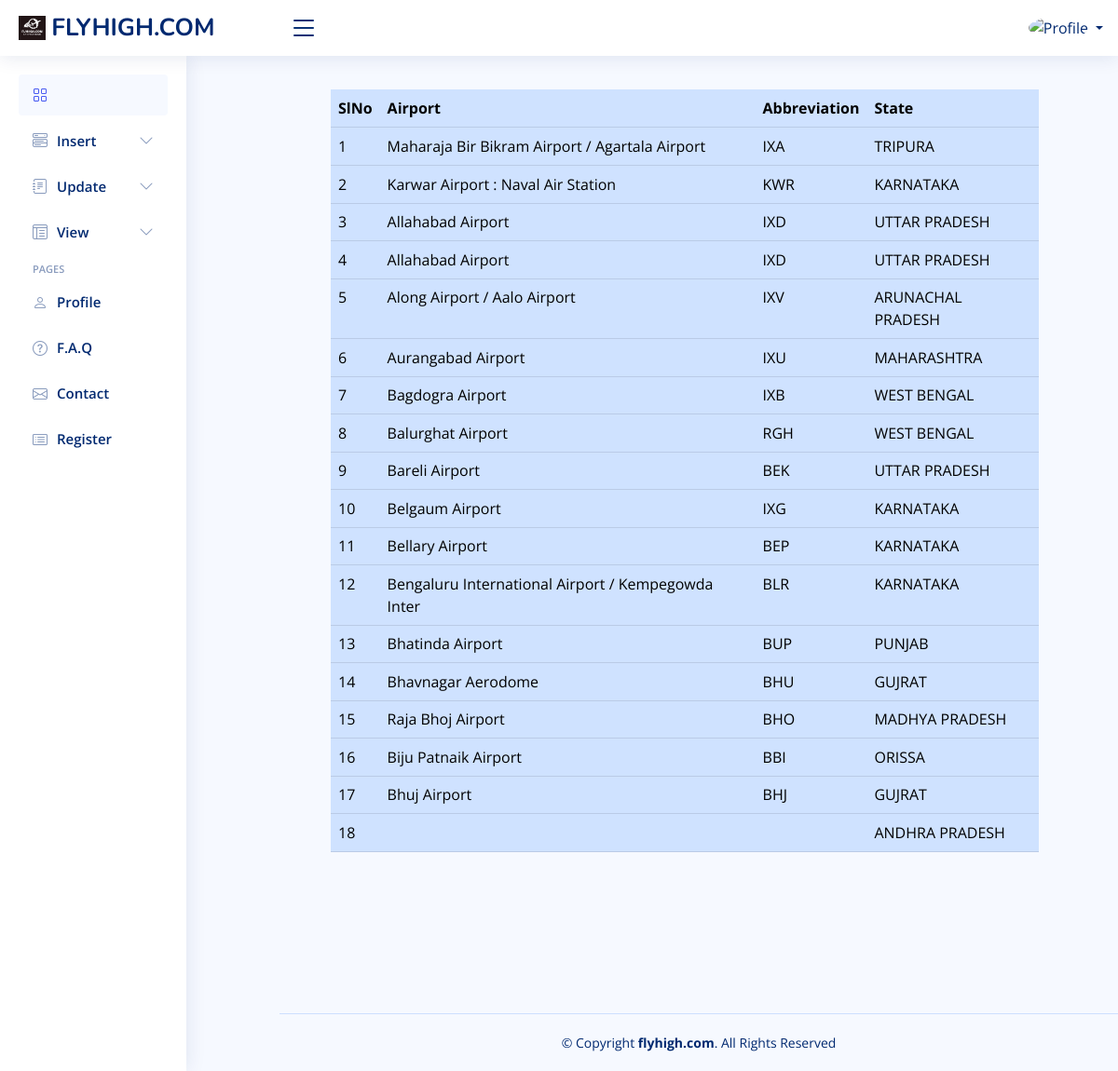
The page /admin/pages/airport/airports.php on the database its author committed.
### tables this page shows
CREATE TABLE `airport` (
  `id` int(11) NOT NULL,
  `name` varchar(50) NOT NULL,
  `abbr` varchar(30) NOT NULL,
  `state_id` int(11) NOT NULL,
  `created_at` timestamp NOT NULL DEFAULT CURRENT_TIMESTAMP ON UPDATE CURRENT_TIMESTAMP,
  `created_by` varchar(50) NOT NULL,
  `updated_at` timestamp NOT NULL DEFAULT CURRENT_TIMESTAMP,
  `updated_by` varchar(50) NOT NULL
);

CREATE TABLE `state_list` (
  `id` int(11) NOT NULL,
  `name` varchar(50) NOT NULL,
  `created_at` timestamp NOT NULL DEFAULT CURRENT_TIMESTAMP ON UPDATE CURRENT_TIMESTAMP,
  `created_by` varchar(50) NOT NULL,
  `updated_at` timestamp NOT NULL DEFAULT CURRENT_TIMESTAMP,
  `updated_by` varchar(50) NOT NULL
);

### admin/pages/airport/airports.php (the view, shortened to what this page needs)
<?php
    require '../../header.php';
    $sql='SELECT id,name,abbr,state_id FROM airport';
    $statement=$connection->prepare($sql);
    $statement->execute();
    $airports=$statement->fetchAll(PDO::FETCH_OBJ);
?>
<div class="container-fluid row justify-content-center mt-5">
<div class="col-md-3 mt-5"></div>
<div class=" col-md-8 table-responsive mt-5  min-vh-100" style="height:470px">
    <table class="table table-primary table-striped\">
        <thead>
            <tr>
                <th>
                    SlNo
                </th>
                <th>
                    Airport
                </th>
                <th>
                    Abbreviation
                </th>
                <th>
                    State
                </th>
            </tr>
        </thead>
        <tbody>
            <?php
            $i=1;
             foreach($airports as $airport): ?>
                <tr>
                    <td><?= $i ?></td>
                    <td><?= $airport->name ?></td>
                    <td><?= $airport->abbr ?></td>
                    <?php
                            $sid=$airport->state_id;
                            $sql='SELECT name FROM state_list WHERE id=:id';
                            $statement=$connection->prepare($sql);
                            $statement->execute([':id'=>$sid]);
                            $state=$statement->fetch(PDO::FETCH_OBJ);
                            ?>
                    <td><?= $state->name;?></td>
                <tr>
            <?php
            $i=$i+1;
             endforeach ?>
        </tbody>
    </table>
</div>
</div>
<?php
    require '../../footer.php';
?>

### admin/pages/airport/assets/css/style.css (style rules this page uses)
:root { scroll-behavior: smooth; }
body { font-family: "Open Sans", sans-serif; background: #f6f9ff; color: #444444; }

### admin/assets/css/style.css (style rules this page uses)
:root { scroll-behavior: smooth; }
body { font-family: "Open Sans", sans-serif; background: #f6f9ff; color: #444444; }

### rows shown on the page
airport: name "Maharaja Bir Bikram Airport / Agartala Airport", abbr "IXA", state.name "TRIPURA"
airport: name "Karwar Airport : Naval Air Station", abbr "KWR", state.name "KARNATAKA"
airport: name "Allahabad Airport", abbr "IXD", state.name "UTTAR PRADESH"
airport: name "Allahabad Airport", abbr "IXD", state.name "UTTAR PRADESH"
airport: name "Along Airport / Aalo Airport", abbr "IXV", state.name "ARUNACHAL PRADESH"
airport: name "Aurangabad Airport", abbr "IXU", state.name "MAHARASHTRA"
airport: name "Bagdogra Airport", abbr "IXB", state.name "WEST BENGAL"
airport: name "Balurghat Airport", abbr "RGH", state.name "WEST BENGAL"
airport: name "Bareli Airport", abbr "BEK", state.name "UTTAR PRADESH"
airport: name "Belgaum Airport", abbr "IXG", state.name "KARNATAKA"
airport: name "Bellary Airport", abbr "BEP", state.name "KARNATAKA"
airport: name "Bengaluru International Airport / Kempegowda Inter", abbr "BLR", state.name "KARNATAKA"
airport: name "Bhatinda Airport", abbr "BUP", state.name "PUNJAB"
airport: name "Bhavnagar Aerodome", abbr "BHU", state.name "GUJRAT"
airport: name "Raja Bhoj Airport", abbr "BHO", state.name "MADHYA PRADESH"
airport: name "Biju Patnaik Airport", abbr "BBI", state.name "ORISSA"
airport: name "Bhuj Airport", abbr "BHJ", state.name "GUJRAT"
airport: state.name "ANDHRA PRADESH"
